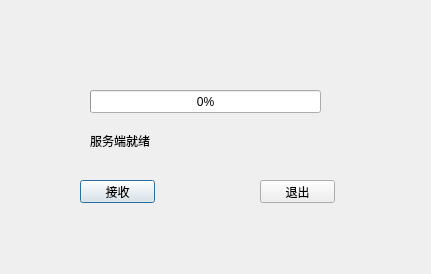
<?xml version="1.0" encoding="UTF-8"?>
<ui version="4.0">
 <class>SeverDialogClass</class>
 <widget class="QDialog" name="SeverDialogClass">
  <property name="enabled">
   <bool>true</bool>
  </property>
  <property name="geometry">
   <rect>
    <x>0</x>
    <y>0</y>
    <width>431</width>
    <height>274</height>
   </rect>
  </property>
  <property name="windowTitle">
   <string>服务端</string>
  </property>
  <widget class="QProgressBar" name="progressBar">
   <property name="geometry">
    <rect>
     <x>90</x>
     <y>90</y>
     <width>231</width>
     <height>23</height>
    </rect>
   </property>
   <property name="value">
    <number>0</number>
   </property>
  </widget>
  <widget class="QPushButton" name="ButtonRecive">
   <property name="geometry">
    <rect>
     <x>80</x>
     <y>180</y>
     <width>75</width>
     <height>23</height>
    </rect>
   </property>
   <property name="text">
    <string>接收</string>
   </property>
  </widget>
  <widget class="QPushButton" name="ButtonQuit">
   <property name="geometry">
    <rect>
     <x>260</x>
     <y>180</y>
     <width>75</width>
     <height>23</height>
    </rect>
   </property>
   <property name="text">
    <string>退出</string>
   </property>
  </widget>
  <widget class="QLabel" name="label">
   <property name="geometry">
    <rect>
     <x>90</x>
     <y>130</y>
     <width>201</width>
     <height>21</height>
    </rect>
   </property>
   <property name="text">
    <string>服务端就绪</string>
   </property>
  </widget>
 </widget>
 <layoutdefault spacing="6" margin="11"/>
 <resources>
  <include location="severdialog.qrc"/>
 </resources>
 <connections>
  <connection>
   <sender>ButtonRecive</sender>
   <signal>clicked()</signal>
   <receiver>SeverDialogClass</receiver>
   <slot>start()</slot>
   <hints>
    <hint type="sourcelabel">
     <x>149</x>
     <y>195</y>
    </hint>
    <hint type="destinationlabel">
     <x>195</x>
     <y>214</y>
    </hint>
   </hints>
  </connection>
  <connection>
   <sender>ButtonQuit</sender>
   <signal>clicked()</signal>
   <receiver>SeverDialogClass</receiver>
   <slot>close()</slot>
   <hints>
    <hint type="sourcelabel">
     <x>329</x>
     <y>192</y>
    </hint>
    <hint type="destinationlabel">
     <x>381</x>
     <y>212</y>
    </hint>
   </hints>
  </connection>
 </connections>
 <slots>
  <slot>start()</slot>
 </slots>
</ui>
